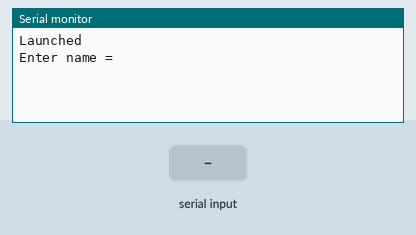
Bench run of a sketch on a simulated Arduino Uno, built with avr-gcc and run on an emulated ATmega328P. Shown: the last lines printed to the serial monitor. The inputs (shaded band) are chosen by the test bench.

Above: at 1.2 s.
1.3 s: "1" received over Serial
At 3.7 s:
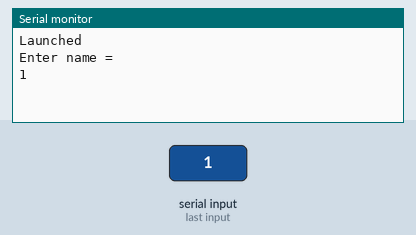
4.3 s: "0" received over Serial
5.8 s: "2" received over Serial
At 7.6 s:
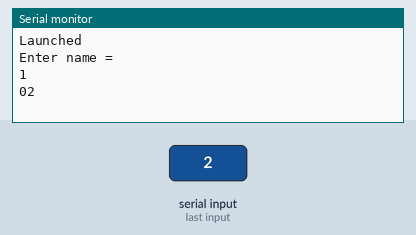

The sketch:

Program_2.ino
```cpp
// Возвращаем отправленное значение через последовательный порт
void setup() {
  // Открываем порт на скорости 9600 бод
  Serial.begin(9600);
  Serial.println("Launched");
  Serial.println("Enter name = ");

}


void loop() {
  while(Serial.available() > 0) {
    delay(1000);
    String name = Serial.readString();
    Serial.println(name);
}
}
```

Measured:
- after the input at 1.3 s, the serial monitor: prints a new line after 2.0 s (image 1)
- after the input at 5.8 s, the serial monitor: prints a new line after 1.0 s (image 2)
